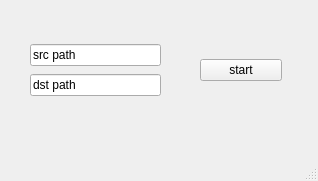
<?xml version="1.0" encoding="UTF-8"?>
<ui version="4.0">
 <class>FileCopier</class>
 <widget class="QMainWindow" name="FileCopier">
  <property name="geometry">
   <rect>
    <x>0</x>
    <y>0</y>
    <width>318</width>
    <height>181</height>
   </rect>
  </property>
  <property name="windowTitle">
   <string>FileCopier</string>
  </property>
  <widget class="QWidget" name="centralwidget">
   <widget class="QWidget" name="verticalLayoutWidget">
    <property name="geometry">
     <rect>
      <x>30</x>
      <y>40</y>
      <width>131</width>
      <height>31</height>
     </rect>
    </property>
    <layout class="QVBoxLayout" name="verticalLayout">
     <item>
      <widget class="QLineEdit" name="le_src">
       <property name="text">
        <string>src path</string>
       </property>
      </widget>
     </item>
    </layout>
   </widget>
   <widget class="QWidget" name="verticalLayoutWidget_2">
    <property name="geometry">
     <rect>
      <x>30</x>
      <y>70</y>
      <width>131</width>
      <height>31</height>
     </rect>
    </property>
    <layout class="QVBoxLayout" name="verticalLayout_2">
     <item>
      <widget class="QLineEdit" name="le_dst">
       <property name="text">
        <string>dst path</string>
       </property>
      </widget>
     </item>
    </layout>
   </widget>
   <widget class="QWidget" name="verticalLayoutWidget_3">
    <property name="geometry">
     <rect>
      <x>200</x>
      <y>40</y>
      <width>82</width>
      <height>61</height>
     </rect>
    </property>
    <layout class="QVBoxLayout" name="verticalLayout_3">
     <item>
      <widget class="QPushButton" name="btn_start">
       <property name="text">
        <string>start</string>
       </property>
      </widget>
     </item>
    </layout>
   </widget>
  </widget>
  <widget class="QMenuBar" name="menubar">
   <property name="geometry">
    <rect>
     <x>0</x>
     <y>0</y>
     <width>318</width>
     <height>28</height>
    </rect>
   </property>
  </widget>
  <widget class="QStatusBar" name="statusbar"/>
 </widget>
 <resources/>
 <connections/>
</ui>
